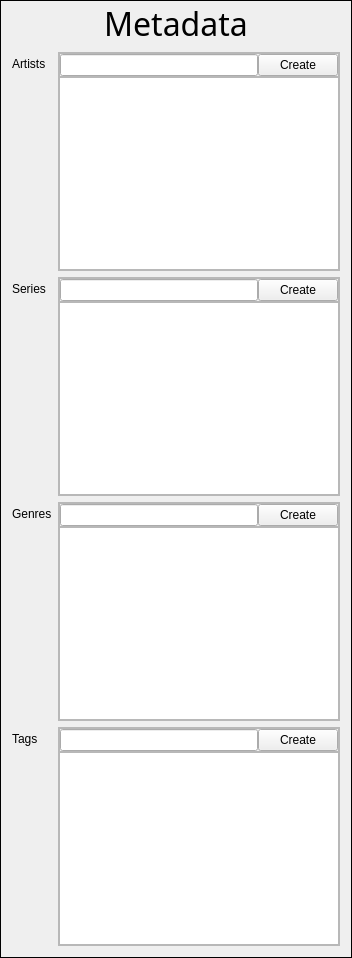
<?xml version="1.0" encoding="UTF-8"?>
<ui version="4.0">
 <class>metadata_panel</class>
 <widget class="QFrame" name="metadata_panel">
  <property name="geometry">
   <rect>
    <x>0</x>
    <y>0</y>
    <width>352</width>
    <height>958</height>
   </rect>
  </property>
  <property name="maximumSize">
   <size>
    <width>352</width>
    <height>16777215</height>
   </size>
  </property>
  <property name="windowTitle">
   <string>Frame</string>
  </property>
  <property name="frameShape">
   <enum>QFrame::Box</enum>
  </property>
  <layout class="QFormLayout" name="formLayout">
   <property name="topMargin">
    <number>0</number>
   </property>
   <item row="0" column="0" colspan="2">
    <widget class="QLabel" name="label_9">
     <property name="font">
      <font>
       <family>Century Gothic</family>
       <pointsize>24</pointsize>
      </font>
     </property>
     <property name="text">
      <string>Metadata</string>
     </property>
     <property name="alignment">
      <set>Qt::AlignCenter</set>
     </property>
    </widget>
   </item>
   <item row="1" column="0">
    <widget class="QLabel" name="label_10">
     <property name="text">
      <string>Artists</string>
     </property>
    </widget>
   </item>
   <item row="1" column="1">
    <widget class="QFrame" name="frame_11">
     <property name="frameShape">
      <enum>QFrame::StyledPanel</enum>
     </property>
     <property name="frameShadow">
      <enum>QFrame::Raised</enum>
     </property>
     <layout class="QVBoxLayout" name="verticalLayout_8">
      <property name="spacing">
       <number>0</number>
      </property>
      <property name="leftMargin">
       <number>0</number>
      </property>
      <property name="topMargin">
       <number>0</number>
      </property>
      <property name="rightMargin">
       <number>0</number>
      </property>
      <property name="bottomMargin">
       <number>0</number>
      </property>
      <item>
       <widget class="QFrame" name="frame_12">
        <property name="frameShape">
         <enum>QFrame::StyledPanel</enum>
        </property>
        <property name="frameShadow">
         <enum>QFrame::Raised</enum>
        </property>
        <layout class="QHBoxLayout" name="horizontalLayout_4">
         <property name="spacing">
          <number>0</number>
         </property>
         <property name="leftMargin">
          <number>0</number>
         </property>
         <property name="topMargin">
          <number>0</number>
         </property>
         <property name="rightMargin">
          <number>0</number>
         </property>
         <property name="bottomMargin">
          <number>0</number>
         </property>
         <item>
          <widget class="QLineEdit" name="artists_text"/>
         </item>
         <item>
          <widget class="QPushButton" name="artists_submit">
           <property name="text">
            <string>Create</string>
           </property>
          </widget>
         </item>
        </layout>
       </widget>
      </item>
      <item>
       <widget class="QListWidget" name="artists_list">
        <property name="editTriggers">
         <set>QAbstractItemView::NoEditTriggers</set>
        </property>
        <property name="sortingEnabled">
         <bool>true</bool>
        </property>
       </widget>
      </item>
     </layout>
    </widget>
   </item>
   <item row="2" column="0">
    <widget class="QLabel" name="label_11">
     <property name="text">
      <string>Series</string>
     </property>
    </widget>
   </item>
   <item row="2" column="1">
    <widget class="QFrame" name="frame_13">
     <property name="frameShape">
      <enum>QFrame::StyledPanel</enum>
     </property>
     <property name="frameShadow">
      <enum>QFrame::Raised</enum>
     </property>
     <layout class="QVBoxLayout" name="verticalLayout_11">
      <property name="spacing">
       <number>0</number>
      </property>
      <property name="leftMargin">
       <number>0</number>
      </property>
      <property name="topMargin">
       <number>0</number>
      </property>
      <property name="rightMargin">
       <number>0</number>
      </property>
      <property name="bottomMargin">
       <number>0</number>
      </property>
      <item>
       <widget class="QFrame" name="frame_14">
        <property name="frameShape">
         <enum>QFrame::StyledPanel</enum>
        </property>
        <property name="frameShadow">
         <enum>QFrame::Raised</enum>
        </property>
        <layout class="QHBoxLayout" name="horizontalLayout_5">
         <property name="spacing">
          <number>0</number>
         </property>
         <property name="leftMargin">
          <number>0</number>
         </property>
         <property name="topMargin">
          <number>0</number>
         </property>
         <property name="rightMargin">
          <number>0</number>
         </property>
         <property name="bottomMargin">
          <number>0</number>
         </property>
         <item>
          <widget class="QLineEdit" name="series_text"/>
         </item>
         <item>
          <widget class="QPushButton" name="series_submit">
           <property name="text">
            <string>Create</string>
           </property>
          </widget>
         </item>
        </layout>
       </widget>
      </item>
      <item>
       <widget class="QListWidget" name="series_list">
        <property name="editTriggers">
         <set>QAbstractItemView::NoEditTriggers</set>
        </property>
        <property name="sortingEnabled">
         <bool>true</bool>
        </property>
       </widget>
      </item>
     </layout>
    </widget>
   </item>
   <item row="3" column="0">
    <widget class="QLabel" name="label_12">
     <property name="text">
      <string>Genres</string>
     </property>
    </widget>
   </item>
   <item row="3" column="1">
    <widget class="QFrame" name="frame_15">
     <property name="frameShape">
      <enum>QFrame::StyledPanel</enum>
     </property>
     <property name="frameShadow">
      <enum>QFrame::Raised</enum>
     </property>
     <layout class="QVBoxLayout" name="verticalLayout_10">
      <property name="spacing">
       <number>0</number>
      </property>
      <property name="leftMargin">
       <number>0</number>
      </property>
      <property name="topMargin">
       <number>0</number>
      </property>
      <property name="rightMargin">
       <number>0</number>
      </property>
      <property name="bottomMargin">
       <number>0</number>
      </property>
      <item>
       <widget class="QFrame" name="frame_16">
        <property name="frameShape">
         <enum>QFrame::StyledPanel</enum>
        </property>
        <property name="frameShadow">
         <enum>QFrame::Raised</enum>
        </property>
        <layout class="QHBoxLayout" name="horizontalLayout_6">
         <property name="spacing">
          <number>0</number>
         </property>
         <property name="leftMargin">
          <number>0</number>
         </property>
         <property name="topMargin">
          <number>0</number>
         </property>
         <property name="rightMargin">
          <number>0</number>
         </property>
         <property name="bottomMargin">
          <number>0</number>
         </property>
         <item>
          <widget class="QLineEdit" name="genres_text"/>
         </item>
         <item>
          <widget class="QPushButton" name="genres_submit">
           <property name="text">
            <string>Create</string>
           </property>
          </widget>
         </item>
        </layout>
       </widget>
      </item>
      <item>
       <widget class="QListWidget" name="genres_list">
        <property name="editTriggers">
         <set>QAbstractItemView::NoEditTriggers</set>
        </property>
        <property name="sortingEnabled">
         <bool>true</bool>
        </property>
       </widget>
      </item>
     </layout>
    </widget>
   </item>
   <item row="4" column="0">
    <widget class="QLabel" name="label_13">
     <property name="text">
      <string>Tags</string>
     </property>
    </widget>
   </item>
   <item row="4" column="1">
    <widget class="QFrame" name="frame_17">
     <property name="frameShape">
      <enum>QFrame::StyledPanel</enum>
     </property>
     <property name="frameShadow">
      <enum>QFrame::Raised</enum>
     </property>
     <layout class="QVBoxLayout" name="verticalLayout_9">
      <property name="spacing">
       <number>0</number>
      </property>
      <property name="leftMargin">
       <number>0</number>
      </property>
      <property name="topMargin">
       <number>0</number>
      </property>
      <property name="rightMargin">
       <number>0</number>
      </property>
      <property name="bottomMargin">
       <number>0</number>
      </property>
      <item>
       <widget class="QFrame" name="frame_18">
        <property name="frameShape">
         <enum>QFrame::StyledPanel</enum>
        </property>
        <property name="frameShadow">
         <enum>QFrame::Raised</enum>
        </property>
        <layout class="QHBoxLayout" name="horizontalLayout_7">
         <property name="spacing">
          <number>0</number>
         </property>
         <property name="leftMargin">
          <number>0</number>
         </property>
         <property name="topMargin">
          <number>0</number>
         </property>
         <property name="rightMargin">
          <number>0</number>
         </property>
         <property name="bottomMargin">
          <number>0</number>
         </property>
         <item>
          <widget class="QLineEdit" name="tags_text"/>
         </item>
         <item>
          <widget class="QPushButton" name="tags_submit">
           <property name="text">
            <string>Create</string>
           </property>
          </widget>
         </item>
        </layout>
       </widget>
      </item>
      <item>
       <widget class="QListWidget" name="tags_list">
        <property name="editTriggers">
         <set>QAbstractItemView::NoEditTriggers</set>
        </property>
        <property name="sortingEnabled">
         <bool>true</bool>
        </property>
       </widget>
      </item>
     </layout>
    </widget>
   </item>
  </layout>
 </widget>
 <resources/>
 <connections/>
</ui>
